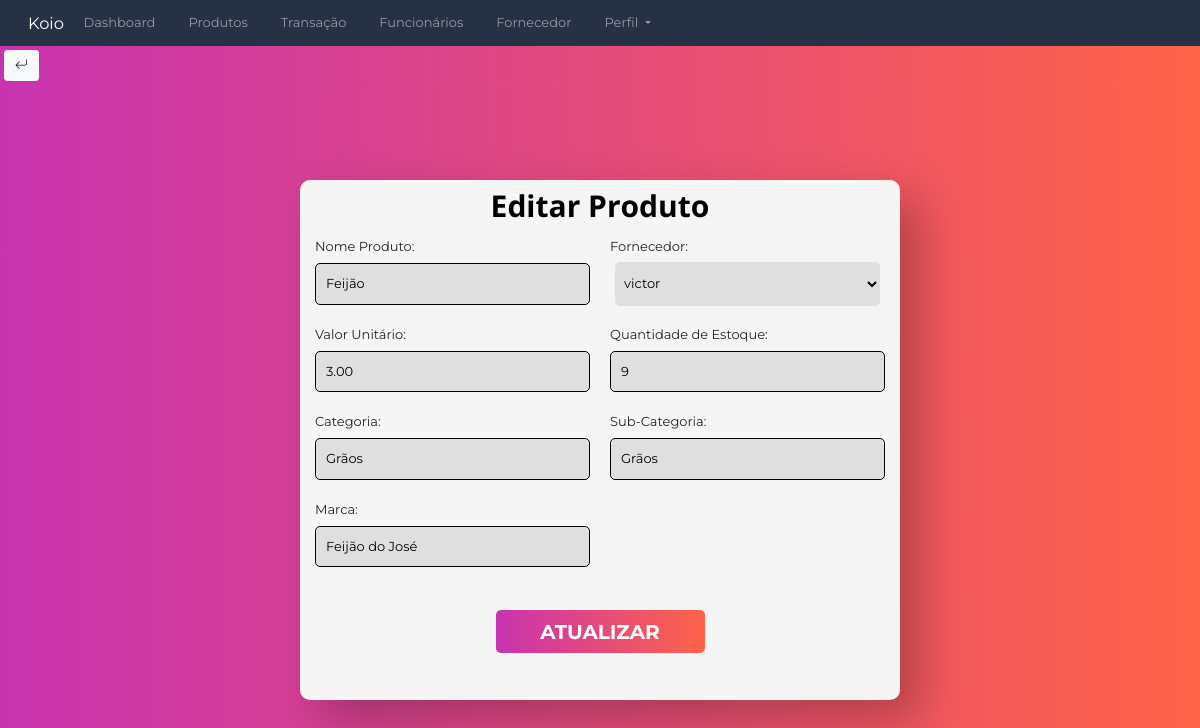
/produtos/editarProdutos/1, run on the app's committed database.
### Produtos/models.py (models this page shows, shortened)
class Produtos(models.Model):
   idProduto = models.AutoField(primary_key=True)
   idFornecedor = models.ForeignKey(Fornecedor,on_delete=models.CASCADE)
   idTransacao = models.ForeignKey(Transacao,on_delete=models.CASCADE, default=1)
   nomeProduto=models.CharField(max_length= 30)
   valorUnit= models.DecimalField(max_digits=10,decimal_places=2)
   qntEstoque =models.IntegerField(default = 1)
   categoria = models.CharField(max_length=15)
   subCategoria=models.CharField(max_length=15)
   marcaProduto=models.CharField(max_length=15)

### Produtos/views.py (the view)
# urls.py: path('editarProdutos/<int:id>',editarProdutos_view, name="editarProdutos_view"),
def editarProdutos_view(request, id):
    if(login_view(request)):
        produto = get_object_or_404(Produtos, idProduto=id)
        fornecedores = Fornecedor.objects.all()
        return render(request, "updateProduto.html", {"produto": produto, "fornecedores": fornecedores})
    else:
         redirect(login_view)

### login/views.py (called while the page is built, shortened)
def login_view(request):
    if request.method == "GET":
        return render(request,'login.html')

### login/templates/login.html (shortened to what this page needs)
{% load static %}

### Produtos/templates/updateProduto.html (shortened to what this page needs)
{% extends 'navbar.html' %}
{% load static %}
{% block extra_css %}
<link rel="stylesheet" type="text/css" href="{% static 'css/forms.css' %}">
{% endblock %}
{% block content %}
<button onclick="history.back(); return false;" class="btn btn-light" style="margin: 4px">
    <i class="bi bi-arrow-return-left"></i>
</button>
<div class="retangulo_Editar">
    <div class="title_Editar">Editar Produto</div>
        <form action="{% url 'updateProdutos_view' produto.idProduto %}" class="editar-form" method="POST">
            <div class="form-group">
                <div class="form-control_campos">
                    <label for="nomeProduto">Nome Produto:</label>
                    <input type="text" id="nomeProduto" name="nomeProduto" value="{{produto.nomeProduto}}">
                </div>
                <div class="Select-Fornecedor">
                    <label class="form-label" for="fornecedor">Fornecedor:</label>
                    <select class="idFornecedor" id="idFornecedor" name="idFornecedor">
                        {% for fornecedor in fornecedores %}
                            <option value="{{ fornecedor.idFornecedor }}">{{ fornecedor.nomeFornecedor }}</option>
                        {% endfor %}
                </select>
                </div>
                <div class="form-control_campos">
                    <label for="valorUnit">Valor Unitário:</label>
                    <input type="text" id="valorUnit" name="valorUnit" value="{{produto.valorUnit}}">
                </div>
                <div class="form-control_campos">
                    <label for="qntEstoque">Quantidade de Estoque:</label>
                    <input type="text" id="qntEstoque" name="qntEstoque" value="{{produto.qntEstoque}}">
                </div>
                <div class="form-control_campos">
                    <label for="categoria">Categoria:</label>
                    <input type="text" id="categoria" name="categoria" value="{{produto.categoria}}">
                </div>
                <div class="form-control_campos">
                    <label for="subCategoria">Sub-Categoria:</label>
                    <input type="text" id="subCategoria" name="subCategoria" value="{{produto.subCategoria}}">
                </div class="form-control_campos">
                <div class="form-control_campos">
                    <label for="marcaProduto">Marca:</label>
                    <input type="text" id="marcaProduto" name="marcaProduto" value="{{produto.marcaProduto}}">
                </div>
            </div>
            <button type="submit" class="btn-submit">Atualizar</button>
        </form>
    </div>
{% endblock %}

### Static/css/base.css (style rules this page uses)
* { font-family: 'Montserrat', sans-serif; font-size: 13px; }

### Static/css/forms.css (style rules this page uses)
* { margin: 0px; font-family: 'Montserrat', sans-serif; font-size: 13px; }
body { background: linear-gradient(to right, rgba(200, 51, 176), rgba(255, 99, 71)); }
.title_Editar { position: absolute; top: 1%; left: 50%; transform: translateX(-50%); flex-shrink: 0; color: #000; text-align: center; font-family: Open Sans; font-size: 30px; font-style: normal; font-weight: 700; line-height: normal; }
.retangulo_Editar { width: 600px; height: 520px; background-color: #F5F5F5; filter: drop-shadow(20px 20px 23px rgba(0, 0, 0, 0.25)); border-radius: 10px; position: absolute; top: 55%; left: 50%; transform: translate(-50%, -50%); z-index: -1; display: flex; align-items: center; flex-direction: column; flex-wrap: nowrap; justify-content: center; }
.editar-form { padding: 5px; border-radius: 10px; width: 100%; height: 100%; display: flex; align-items: center; flex-wrap: wrap; align-content: center; flex-direction: column; justify-content: center; }
.form-group { height: auto; display: flex; align-items: flex-start; justify-content: flex-start; flex-wrap: wrap; flex-direction: space-between; }
.form-control_campos { width: calc(50% - 10px); padding: 5px; margin: 5px; box-sizing: border-box; border: none; position: relative; }
.form-control_campos input { width: 100%; padding: 10px; box-sizing: border-box; border: 1.5px solid #000; background: rgba(222, 222, 222, 0.93); border-radius: 5px; font-family: 'Montserrat', sans-serif; }
.btn-submit { width: 209px; height: 43px; margin-top: 20px; border-radius: 5px; font-size: 20px; font-weight: bold; background-image: linear-gradient(to right, rgba(200, 51, 176), rgba(255, 99, 71)); border: none; cursor: pointer; text-transform: uppercase; color: #FFFF; display: block; margin-left: auto; margin-right: auto; }
label { display: inline-block; margin-bottom: 0.5rem; }
.idFornecedor { width: calc(100% - 10px); height: 44px; padding: 5px; margin: 5px; box-sizing: border-box; border: none; position: relative; }
.form-label { display: inline-block; width: 150px; margin-bottom: auto; }
.Select-Fornecedor { width: 275px; height: 67.500px; margin: auto; }
select { background-color:rgba(222, 222, 222, 0.93); border-radius: 5px; }

### data on the page
Produtos: nomeProduto "Feijão", valorUnit "3.00", qntEstoque "9", categoria "Grãos", subCategoria "Grãos", marcaProduto "Feijão do José"

### other printed values
form field idFornecedor "victor"
